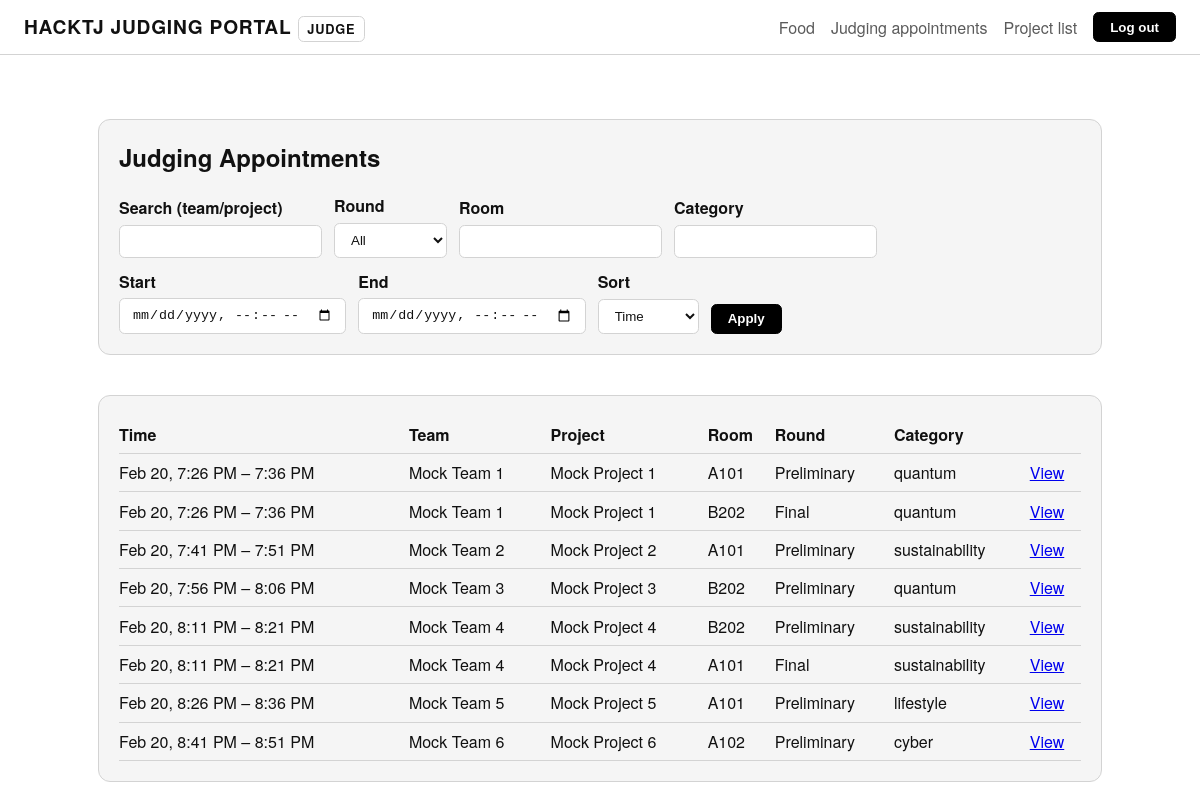
Screenshot of /appointments/ (signed in) with the database file from the repository.
### accounts/models.py (models this page shows, shortened)
class User(AbstractUser):
  class Role(models.TextChoices):
    ADMIN = "admin", "Admin"
    HACKTJ = "hacktj", "HackTJ Team"
    JUDGE = "judge", "Judge"
    TEAM = "team", "Team"
    VOLUNTEER = "volunteer", "Volunteer"
  role = models.CharField(
    max_length=20,
    choices=Role.choices,
    default=Role.TEAM,
  )
  @property
  def is_admin(self):
    return self.role == self.Role.ADMIN
  @property
  def is_judge(self):
    return self.role == self.Role.JUDGE
  @property
  def is_hacktj(self):
    return self.role == self.Role.HACKTJ

### core/models.py (models this page shows, shortened)
class TimeStampedModel(models.Model):
  created_at = models.DateTimeField(auto_now_add=True)
  updated_at = models.DateTimeField(auto_now=True)
  class Meta:
    abstract = True

class JudgingAppointment(TimeStampedModel):
  ROUND_CHOICES = [
    ("prelim", "Preliminary"),
    ("final", "Final"),
  ]
  team = models.ForeignKey(
    Team,
    on_delete=models.CASCADE,
    related_name="appointments",
  )
  project = models.ForeignKey(
    Project,
    on_delete=models.CASCADE,
    related_name="appointments",
  )
  room = models.CharField(max_length=64)
  round_name = models.CharField(max_length=32, choices=ROUND_CHOICES)
  category = models.CharField(max_length=64, blank=True)
  start_time = models.DateTimeField()
  end_time = models.DateTimeField()
  judges = models.ManyToManyField(
    settings.AUTH_USER_MODEL,
    related_name="judging_appointments",
    blank=True,
  )
  rubric_data = models.JSONField(default=dict, blank=True)
  notes = models.TextField(blank=True)
  score_raw = models.DecimalField(
    max_digits=6,
    decimal_places=2,
    blank=True,
    null=True,
  )
  score_scaled = models.DecimalField(
    max_digits=6,
    decimal_places=2,
    blank=True,
    null=True,
  )
  class Meta:
    ordering = ["start_time"]

class Team(TimeStampedModel):
  account = models.OneToOneField(
    settings.AUTH_USER_MODEL,
    on_delete=models.SET_NULL,
    blank=True,
    null=True,
    related_name="team_profile",
    help_text="Each team should map to exactly one login account.",
  )
  team_name = models.CharField(max_length=255, unique=True)
  contact_email = models.EmailField(blank=True)
  members = models.JSONField(default=list, blank=True)
  barcode_prefix = models.CharField(
    max_length=32,
    blank=True,
    help_text="Portion of the badge barcode used for quick lookups.",
  )
  team_name_locked = models.BooleanField(
    default=True,
    help_text="Team names are visible to judges and should rarely change.",
  )

class Project(TimeStampedModel):
  class Category(models.TextChoices):
    BIOMED = "biomedical", "Biomedical Science"
    SUSTAINABILITY = "sustainability", "Sustainability"
    FINANCE = "finance", "Finance"
    LIFESTYLE = "lifestyle", "Lifestyle"
    CYBER = "cyber", "Cyber Technology"
    QUANTUM = "quantum", "Quantum"
    OTHER = "other", "Other"
  team = models.OneToOneField(
    Team,
    on_delete=models.CASCADE,
    related_name="project",
  )
  preliminary_title = models.CharField(max_length=255, blank=True)
  title = models.CharField(max_length=255)
  inspiration = models.TextField(blank=True)
  description = models.TextField(blank=True, help_text="What does it do?")
  ai_usage = models.TextField(
    blank=True,
    help_text="Detailed generative AI usage explanation.",
  )
  build_summary = models.TextField(blank=True, help_text="How did you build it?")
  challenges = models.TextField(blank=True)
  accomplishments = models.TextField(blank=True)
  repo_url = models.URLField(blank=True)
  notes = models.TextField(blank=True)
  main_category = models.CharField(
    max_length=32,
    choices=Category.choices,
    default=Category.OTHER,
  )
  eligible_categories = models.JSONField(
    default=list,
    blank=True,
    help_text="List of additional categories the project qualifies for.",
  )
  is_beginner = models.BooleanField(default=False)
  is_mobile = models.BooleanField(default=False)
  is_web = models.BooleanField(default=True)
  uses_ai_ml = models.BooleanField(default=False)
  is_roam = models.BooleanField(default=False)
  category_submitted_at = models.DateTimeField(blank=True, null=True)
  full_submitted_at = models.DateTimeField(blank=True, null=True)

### accounts/views.py (the view)
# urls.py: path("appointments/", views.appointment_list, name="appointment_list"),
@login_required
def appointment_list(request):
    qs = _user_visible_appointments(request.user)
    round_name = request.GET.get("round")
    room = request.GET.get("room")
    category = request.GET.get("category")
    q = request.GET.get("q", "").strip()
    start = request.GET.get("start")
    end = request.GET.get("end")
    if round_name:
        qs = qs.filter(round_name=round_name)
    if room:
        qs = qs.filter(room__iexact=room)
    if category:
        qs = qs.filter(category__iexact=category)
    if q:
        qs = qs.filter(
            Q(team__team_name__icontains=q) |
            Q(project__title__icontains=q)
        )
    start_dt = parse_datetime(start) if start else None
    end_dt = parse_datetime(end) if end else None
    if start_dt:
        if timezone.is_naive(start_dt):
            start_dt = timezone.make_aware(start_dt, timezone.get_current_timezone())
        qs = qs.filter(end_time__gte=start_dt)
    if end_dt:
        if timezone.is_naive(end_dt):
            end_dt = timezone.make_aware(end_dt, timezone.get_current_timezone())
        qs = qs.filter(start_time__lte=end_dt)
    sort = request.GET.get("sort", "time")
    sort_map = {
        "time": "start_time",
        "team": "team__team_name",
        "project": "project__title",
        "room": "room",
        "category": "category",
    }
    qs = qs.order_by(sort_map.get(sort, "start_time"))
    context = {
        "appointments": qs,
        "filters": {
            "round": round_name or "",
            "room": room or "",
            "category": category or "",
            "q": q,
            "start": start or "",
            "end": end or "",
            "sort": sort,
        },
        "round_choices": JudgingAppointment.ROUND_CHOICES,
    }
    return render(request, "appointments/list.html", context)

### accounts/views.py (called while the page is built)
def _user_visible_appointments(user):
    qs = (
        JudgingAppointment.objects
        .select_related("team", "project", "project__team")
        .prefetch_related("judges")
    )
    if getattr(user, "is_admin", False) or getattr(user, "is_hacktj", False):
        return qs
    if getattr(user, "is_judge", False):
        return qs.filter(judges=user)
    if getattr(user, "is_team", False):
        if hasattr(user, "team_profile") and user.team_profile is not None:
            return qs.filter(team=user.team_profile)
        return qs.none()
    return qs.none()

### templates/appointments/list.html (shortened to what this page needs)
{% extends "base.html" %}
{% block content %}
<div class="container">
  <div class="card">
    <h2>Judging Appointments</h2>
    <form method="get" class="form-row" style="display:flex; flex-wrap:wrap; gap:12px; align-items:end;">
      <div>
        <label>Search (team/project)</label>
        <input name="q" value="{{ filters.q }}" />
      </div>
      <div>
        <label>Round</label>
        <select name="round">
          <option value="">All</option>
        </select>
      </div>
      <div>
        <label>Room</label>
        <input name="room" value="{{ filters.room }}" />
      </div>
      <div>
        <label>Category</label>
        <input name="category" value="{{ filters.category }}" />
      </div>
      <div>
        <label>Start</label>
        <input type="datetime-local" name="start" value="{{ filters.start }}">
      </div>
      <div>
        <label>End</label>
        <input type="datetime-local" name="end" value="{{ filters.end }}">
      </div>
      <div>
        <label>Sort</label>
        <select name="sort">
          <option value="time" {% if filters.sort == "time" %}selected{% endif %}>Time</option>
        </select>
      </div>
      <div>
        <button type="submit">Apply</button>
      </div>
    </form>
  </div>
  <div class="card" style="margin-top:16px;">
    <table style="width:100%;">
      <thead>
        <tr>
          <th>Time</th>
          <th>Team</th>
          <th>Project</th>
          <th>Room</th>
          <th>Round</th>
          <th>Category</th>
          <th></th>
        </tr>
      </thead>
      <tbody>
        {% for a in appointments %}
          <tr>
            <td>{{ a.start_time|date:"M j, g:i A" }} – {{ a.end_time|date:"g:i A" }}</td>
            <td>{{ a.team.team_name }}</td>
            <td>{{ a.project.title }}</td>
            <td>{{ a.room }}</td>
            <td>{{ a.get_round_name_display }}</td>
            <td>{{ a.category }}</td>
            <td><a href="{% url 'appointment_detail' a.id %}">View</a></td>
          </tr>
        {% empty %}
          <tr><td colspan="7">No appointments found.</td></tr>
        {% endfor %}
      </tbody>
    </table>
  </div>
</div>
{% endblock %}

### templates/base.html (shortened to what this page needs)
<!doctype html>
<html lang="en">
  <head>
  </head>
  <body>
    <header>
      <div class="brand">
        <a href="{% url 'dashboard' %}" style="text-decoration:none; color:inherit;">
          HackTJ Judging Portal
        </a>
        {% if user.is_authenticated %}
          <span class="pill">
            {% if role_display %}
              {{ role_display }}
            {% elif user.is_superuser and user.role != "admin" %}
              Admin
            {% else %}
              {{ user.get_role_display }}
            {% endif %}
          </span>
        {% endif %}
      </div>
      <nav>
        {% if user.is_authenticated %}
          <a href="{% url 'food_checkin' %}">Food</a>
          <a href="/appointments/">Judging appointments</a>
          {% if user.is_superuser or user.role == "admin" or user.role == "judge" or user.role == "hacktj" %}
            <a href="{% url 'project_list' %}">Project list</a>
          {% endif %}
        {% else %}
          <a href="{% url 'login' %}" class="active">Login</a>
        {% endif %}
      </nav>
      <div class="actions">
        {% if user.is_authenticated %}
          <form method="post" action="{% url 'logout' %}">
            <button type="submit">Log out</button>
          </form>
        {% else %}
          <a class="btn" href="{% url 'login' %}">Log in</a>
        {% endif %}
      </div>
    </header>
    <main class="container">
      {% block content %}{% endblock %}
    </main>
  </body>
</html>

### templates/base.html (style rules this page uses)
:root { font-family: "Helvetica Neue", Arial, sans-serif; --border: #d3d3d3; --muted: #5b5b5b; --soft: #f5f5f5; --strong: #111; }
* { box-sizing: border-box; }
body { margin: 0; background: #fff; color: #111; }
header { border-bottom: 1px solid var(--border); padding: 0.75rem 1.5rem; display: flex; align-items: center; justify-content: space-between; flex-wrap: wrap; gap: 1rem; }
.brand { font-weight: 700; font-size: 1.2rem; letter-spacing: 0.04em; text-transform: uppercase; }
nav { display: flex; gap: 1rem; align-items: center; justify-content: flex-end; flex: 1; }
nav a { text-decoration: none; color: var(--muted); font-weight: 500; }
.actions { display: flex; align-items: center; gap: 0.75rem; }
.btn, button { border: 1px solid #000; background: #fff; color: #000; padding: 0.4rem 1rem; border-radius: 0.35rem; cursor: pointer; font-weight: 600; }
form button { background: #000; color: #fff; }
.container { max-width: 1100px; margin: 0 auto; padding: 2rem 1.5rem 4rem; display: flex; flex-direction: column; gap: 1.5rem; }
.card { background: var(--soft); border: 1px solid var(--border); border-radius: 0.75rem; padding: 1.25rem; }
.card h2, .card h3, .card h4 { margin-top: 0; color: var(--strong); }
table { width: 100%; border-collapse: collapse; }
th, td { text-align: left; padding: 0.45rem 0; border-bottom: 1px solid var(--border); }
.pill { display: inline-flex; align-items: center; padding: 0.2rem 0.55rem; border-radius: 0.35rem; border: 1px solid var(--border); font-size: 0.8rem; font-weight: 600; background: #fff; }
input, select, textarea { width: 100%; padding: 0.5rem 0.75rem; border-radius: 0.35rem; border: 1px solid var(--border); background: #fff; color: #111; }
label { display: block; font-weight: 600; margin-bottom: 0.35rem; }

### rows the page displays
User: role "JUDGE"
JudgingAppointment: start_time "Feb 20, 7:26 PM", end_time "7:36 PM", team.team_name "Mock Team 1", project "Mock Project 1", room "A101", round_name "Preliminary", category "quantum"
JudgingAppointment: start_time "Feb 20, 7:26 PM", end_time "7:36 PM", team.team_name "Mock Team 1", project "Mock Project 1", room "B202", round_name "Final", category "quantum"
JudgingAppointment: start_time "Feb 20, 7:41 PM", end_time "7:51 PM", team.team_name "Mock Team 2", project "Mock Project 2", room "A101", round_name "Preliminary", category "sustainability"
JudgingAppointment: start_time "Feb 20, 7:56 PM", end_time "8:06 PM", team.team_name "Mock Team 3", project "Mock Project 3", room "B202", round_name "Preliminary", category "quantum"
JudgingAppointment: start_time "Feb 20, 8:11 PM", end_time "8:21 PM", team.team_name "Mock Team 4", project "Mock Project 4", room "B202", round_name "Preliminary", category "sustainability"
JudgingAppointment: start_time "Feb 20, 8:11 PM", end_time "8:21 PM", team.team_name "Mock Team 4", project "Mock Project 4", room "A101", round_name "Final", category "sustainability"
JudgingAppointment: start_time "Feb 20, 8:26 PM", end_time "8:36 PM", team.team_name "Mock Team 5", project "Mock Project 5", room "A101", round_name "Preliminary", category "lifestyle"
JudgingAppointment: start_time "Feb 20, 8:41 PM", end_time "8:51 PM", team.team_name "Mock Team 6", project "Mock Project 6", room "A102", round_name "Preliminary", category "cyber"
